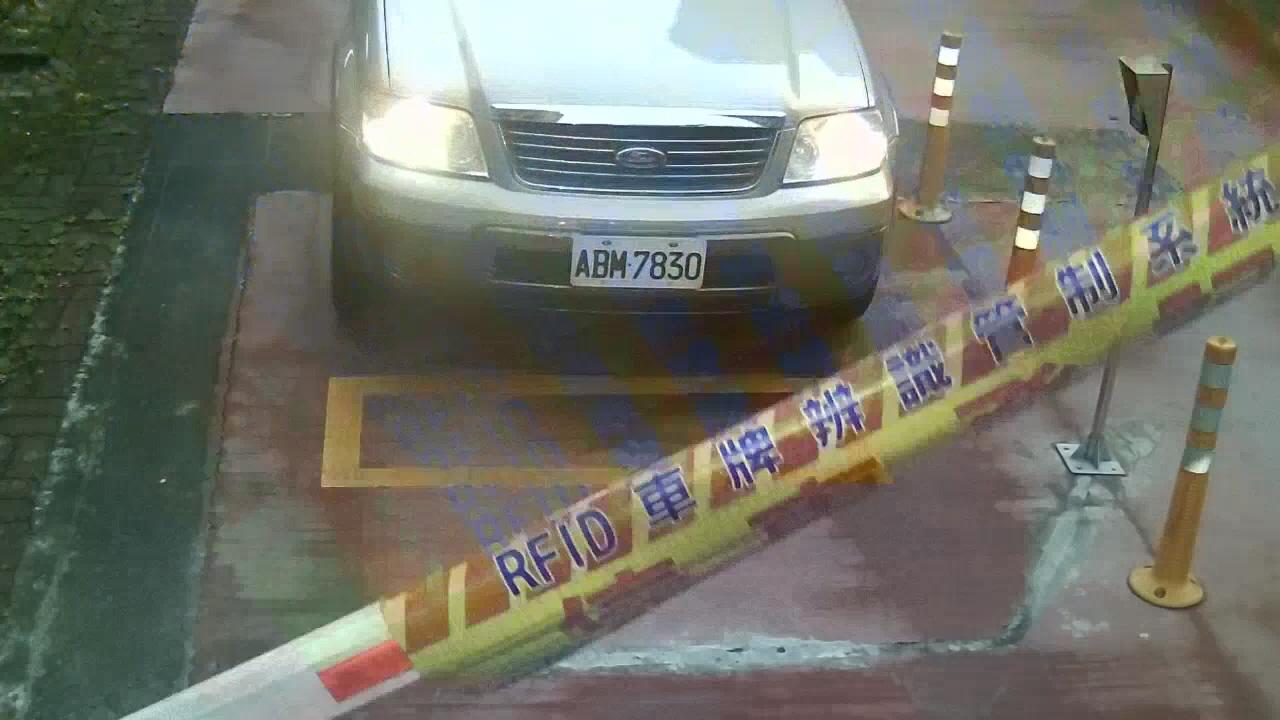
%> input picture test_data/018.jpg, 1280 x 720 px
$ octave main.m   (GNU Octave 9; MATLAB toolbox functions it lacks are replaced by stand-ins)
%> lines starting %> are read from the running program, lines starting %| are printed output that depends on the picture; in (x1, y1, x2, y2) boxes, pixels count from 0 and x2, y2 are one past the last pixel; in counts of white or black regions, pixels touching at a corner belong together; the program's own positions count from 1
% f_out = fopen('output999.txt','w');
abc = imread('018.jpg');
%> abc is the input picture: size 720x1280x3 uint8; mean R, G, B 113.4, 115.4, 105.4
figure(1),subplot(3,3,2),imshow(abc);
title('原圖');
a=0;
abc=rgb2gray(abc);
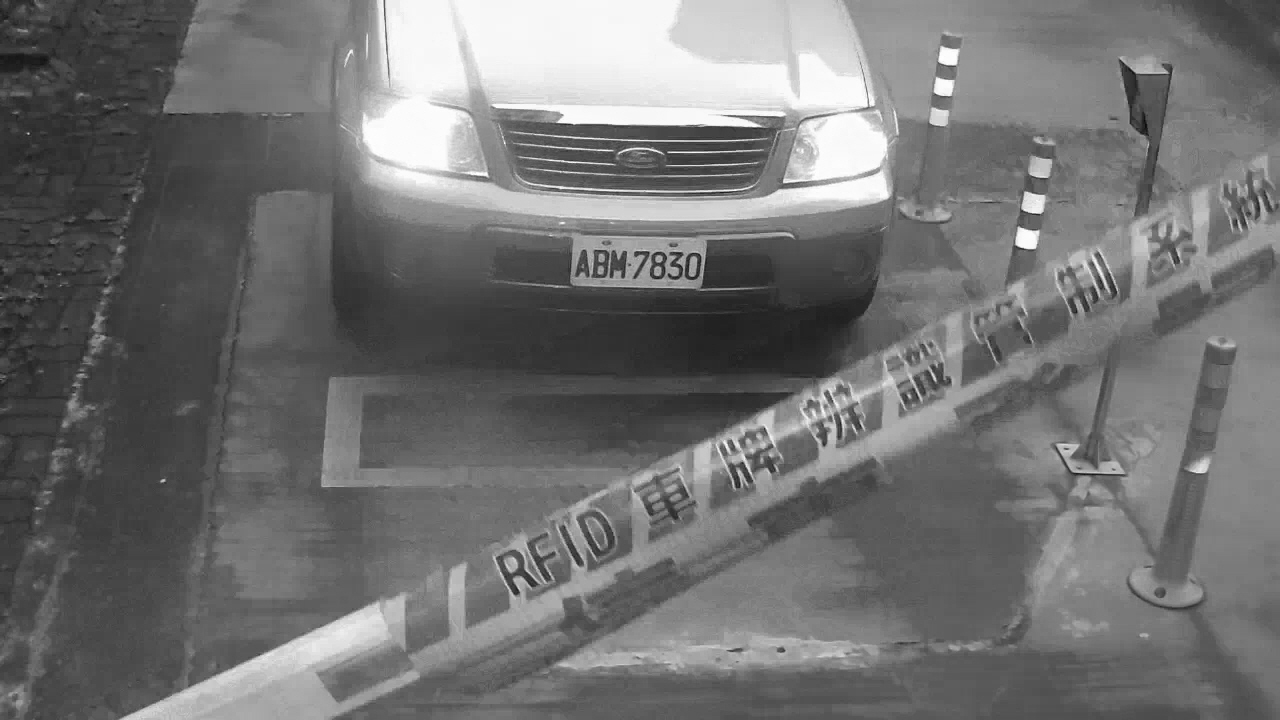
%> abc: size 720x1280 uint8; min 9, max 255, mean 113.7
I=abc(184:300,480:767);
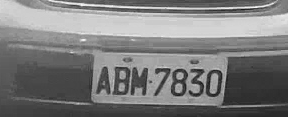
%> I: size 117x288 uint8; min 24, max 248, mean 124.2
cut = [184 300 480 767];
thresh = graythresh(I);    %二值化
%> thresh = 0.49
bw0=im2bw(I,thresh);
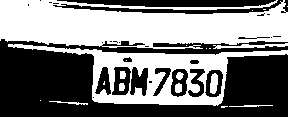
%> bw0: size 117x288 logical; 48.4% white; 20 white regions (10 under 20 px), largest, box (x1, y1, x2, y2) and area: (0, 0, 288, 49) 10504, (8, 44, 288, 106) 5127, (213, 43, 288, 49) 202
bw1=medfilt2(bw0);     %中值濾波
%> bw1: size 117x288 logical; 48.4% white; 15 white regions (5 under 20 px), largest, box (x1, y1, x2, y2) and area: (0, 0, 288, 49) 10736, (8, 44, 288, 106) 5122, (210, 73, 218, 94) 133

figure(1),subplot(3,3,4),imshow(bw1);
title('二值化');
bw2=double(bw1);

grd=edge(bw1,'prewitt');
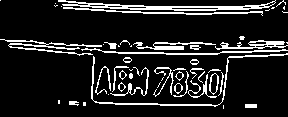
%> grd: size 117x288 logical; 13.1% white in thin lines or dots
figure(1),subplot(3,3,5),imshow(grd);
title('prewitt邊緣偵測');


bg1=imclose(grd,strel('rectangle',[5,19]));
%> bg1: size 117x288 logical; 29.3% white; 4 white regions (1 under 20 px), largest, box (x1, y1, x2, y2) and area: (0, 36, 288, 109) 7910, (54, 0, 288, 16) 1911, (245, 104, 257, 108) 48
figure(1),subplot(3,3,6),imshow(bg1);
title('關閉');
bg3=imopen(bg1,strel('rectangle',[5,19]));
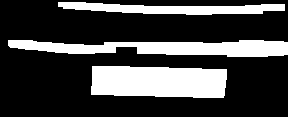
%> bg3: size 117x288 logical; 26.5% white; 3 white regions
figure(1),subplot(3,3,7),imshow(bg3);
title('開啟');


% bg2=imopen(bg3,strel('rectangle',[19,1]));
% figure(5),imshow(bg2);
% figure(987),imshow(abc),impixelinfo

[L,num]=bwlabel(bg3,8);
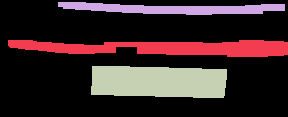
%> L: size 117x288 double; 4 distinct labels, from 0 to 3; one colour per label, 0 black
%> num = 3
Feastats=regionprops(L,'basic');
%> Feastats = 3 regions; box (x1, y1, x2, y2), Area and Centroid: (91, 66, 227, 98) 3933 [159.3 82.4], (8, 40, 288, 57) 3199 [165.8 48.5], (58, 2, 285, 15) 1804 [174.1 9.3]
Area=[Feastats.Area];
%> Area = [3199 1804 3933]
BoundingBox=[Feastats.BoundingBox];
%> BoundingBox = [8.5 40.5 280 17 58.5 2.5 227 13 91.5 66.5 136 32]

RGB=label2rgb(L,'spring','k','shuffle');
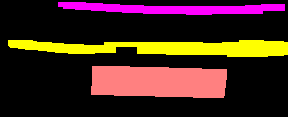
%> RGB: size 117x288x3 uint8; mean R, G, B 67.6, 39.1, 28.6
% figure(6),imshow(RGB),impixelinfo;

count = numel(Feastats);
%> count = 3

for i=1:count
    if 2000<Feastats(i).Area && Feastats(i).Area<6000
        Feastats(i).BoundingBox;
%> (the run ends here)

$ run again, with test_data/001.jpg copied over test_data/018.jpg
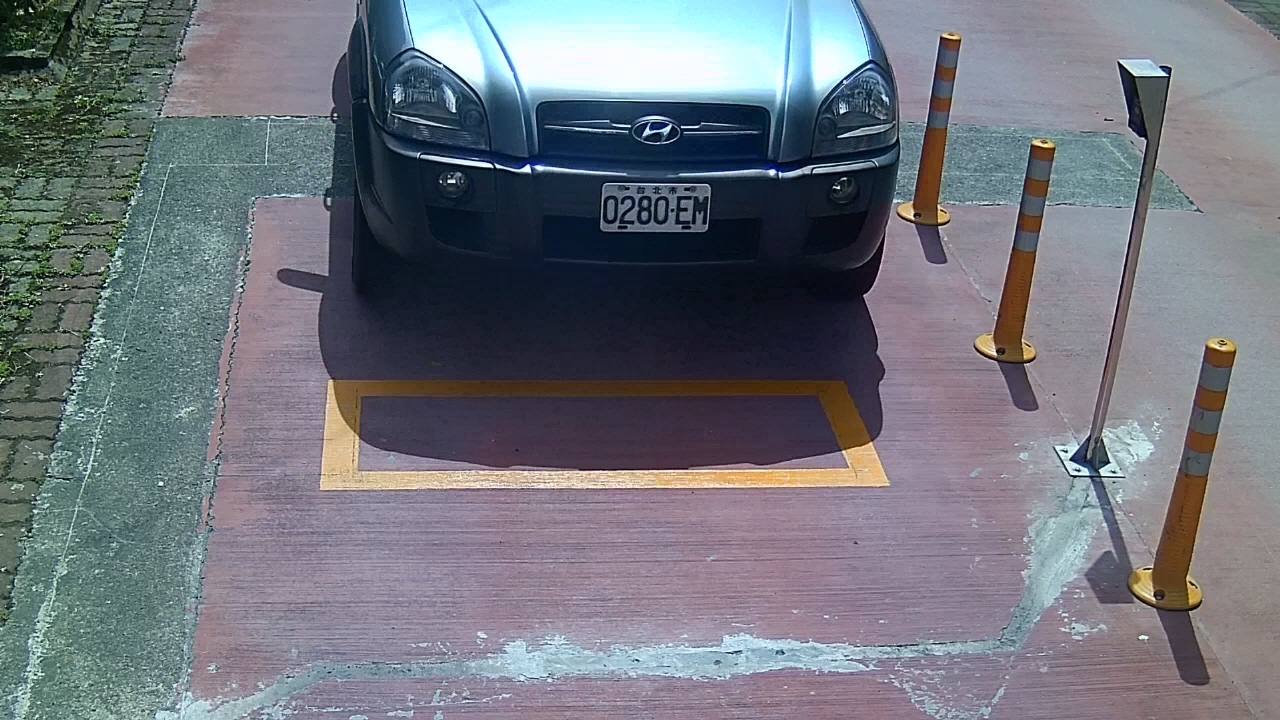
%> input picture test_data/001.jpg, 1280 x 720 px
%> abc is the input picture: size 720x1280x3 uint8; mean R, G, B 112.4, 116.5, 124.4
%> abc: size 720x1280 uint8
%> thresh = 0.263
%> `bw0=im2bw(I,thresh);`:
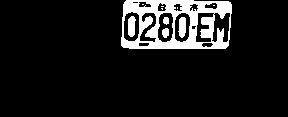
%> bw0: size 117x288 logical; 10.2% white; 10 white regions (5 under 20 px), largest, box (x1, y1, x2, y2) and area: (121, 0, 232, 49) 3070, (128, 16, 136, 37) 136, (178, 17, 186, 38) 133, (162, 28, 169, 38) 57, (163, 17, 169, 25) 39
%> bw1: size 117x288 logical; 10.2% white; 7 white regions (1 under 20 px), largest, box (x1, y1, x2, y2) and area: (121, 0, 232, 49) 3066, (128, 16, 136, 37) 136, (179, 17, 186, 38) 132, (162, 28, 169, 38) 56, (163, 17, 169, 24) 36, (229, 17, 231, 28) 22
%> grd: size 117x288 logical; 4.8% white in thin lines or dots, all inside (x1, y1, x2, y2) = (120, 0, 233, 50)
%> bg1: size 117x288 logical; 14.9% white; 1 white region, box (x1, y1, x2, y2) and area: (120, 0, 233, 50) 5025
%> bg3: size 117x288 logical; 14.6% white; 1 white region, box (x1, y1, x2, y2) and area: (120, 0, 233, 50) 4918
%> L: size 117x288 double; values 0 (black) and 1 (white), 14.6% white; 1 white region
%> num = 1
%> Feastats = 1 region; box (x1, y1, x2, y2), Area and Centroid: (120, 0, 233, 50) 4918 [177.2 24.6]
%> Area = 4918
%> BoundingBox = [120.5 0.5 113 50]
%> count = 1
%> the loop `for i=1:count` made 1 pass
%> RGB777: size 51x114 logical; 39.8% white; 16 white regions (2 under 20 px), largest, box (x1, y1, x2, y2) and area: (0, 0, 114, 51) 557, (92, 13, 110, 42) 313, (38, 13, 53, 42) 270
%> `[RGB9,total]=bwlabel(RGB777,4);`:
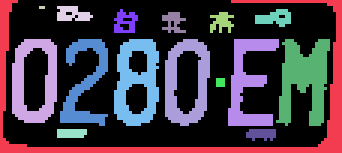
%> RGB9: size 51x114 double (shown 3 times larger); 17 distinct labels, from 0 to 16; one colour per label, 0 black
%> total = 16
%> the loop `for i=1:total` made 16 passes

$ run again, with test_data/002.jpg copied over test_data/018.jpg
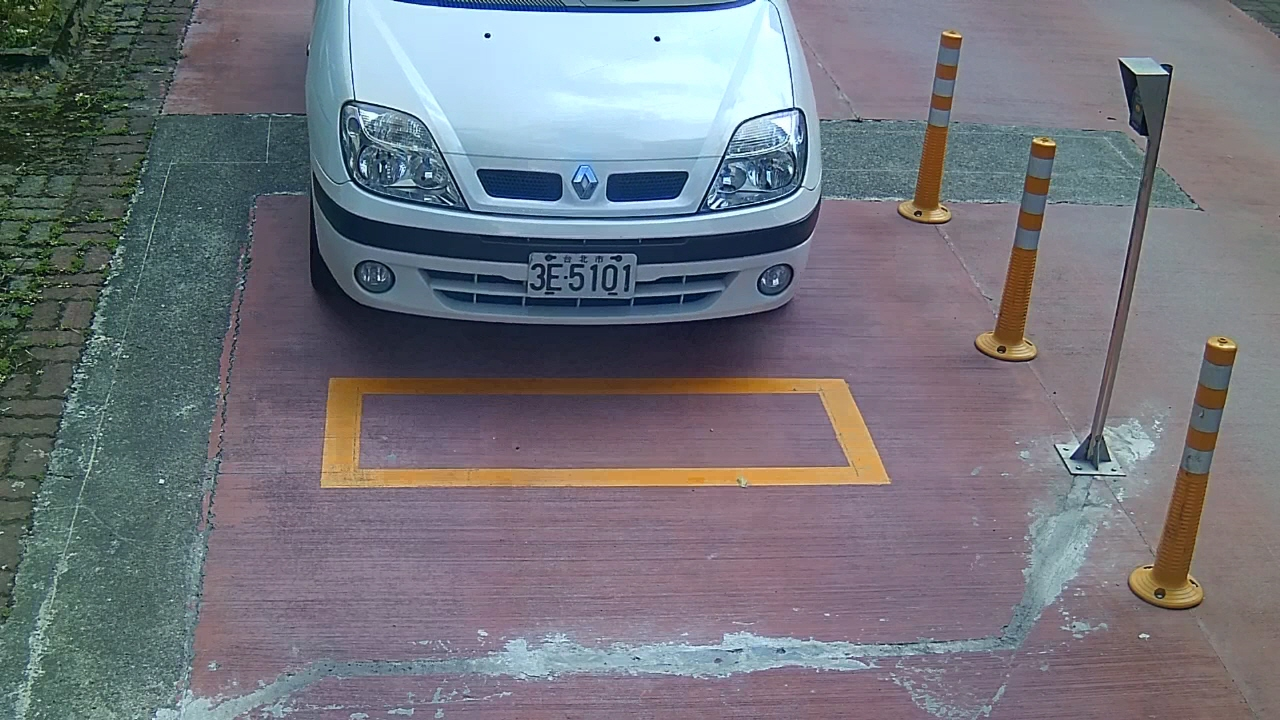
%> input picture test_data/002.jpg, 1280 x 720 px
%> abc is the input picture: size 720x1280x3 uint8; mean R, G, B 115.2, 117.2, 124.9
%> abc: size 720x1280 uint8
%> thresh = 0.373
%> bw0: size 117x288 logical; 53.3% white; 40 black regions (17 under 20 px), largest, box (x1, y1, x2, y2) and area: (0, 45, 288, 111) 7184, (0, 0, 288, 37) 1609, (155, 87, 263, 111) 1365
%> bw1: size 117x288 logical; 53.2% white; 22 black regions (6 under 20 px), largest, box (x1, y1, x2, y2) and area: (0, 44, 288, 84) 6583, (0, 0, 288, 37) 1715, (155, 88, 262, 111) 1360
%> grd: size 117x288 logical; 14.6% white in thin lines or dots
%> bg1: size 117x288 logical; 32.3% white; 10 white regions (4 under 20 px), largest, box (x1, y1, x2, y2) and area: (0, 69, 288, 117) 6307, (0, 0, 288, 38) 2926, (10, 0, 129, 19) 844, (0, 44, 288, 57) 540, (130, 0, 207, 20) 141, (277, 89, 288, 110) 88
%> bg3: size 117x288 logical; 26.5% white; 4 white regions
%> `[L,num]=bwlabel(bg3,8);`:
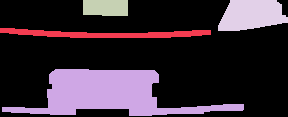
%> L: size 117x288 double; 5 distinct labels, from 0 to 4; one colour per label, 0 black
%> num = 4
%> Feastats = 4 regions; box (x1, y1, x2, y2), Area and Centroid: (2, 69, 244, 116) 5396 [109.7 94.6], (218, 0, 288, 31) 1685 [252.3 15.7], (0, 28, 211, 38) 1163 [106.1 34.6], (83, 0, 128, 16) 701 [106.4 8.3]
%> Area = [1163 5396 701 1685]
%> BoundingBox = [0.5 28.5 211 10 2.5 69.5 242 47 83.5 0.5 45 16 218.5 0.5 70 31]
%> count = 4
%> the loop `for i=1:count` made 4 passes
%> RGB777: size 48x243 logical; 39.6% white; 27 white regions (5 under 20 px), largest, box (x1, y1, x2, y2) and area: (56, 0, 243, 13) 1016, (0, 0, 52, 13) 507, (0, 23, 47, 41) 369
%> `[RGB9,total]=bwlabel(RGB777,4);`:
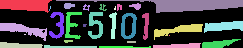
%> RGB9: size 48x243 double; 30 distinct labels, from 0 to 29; one colour per label, 0 black
%> total = 29
%> the loop `for i=1:total` made 29 passes

$ run again, with test_data/003.jpg copied over test_data/018.jpg
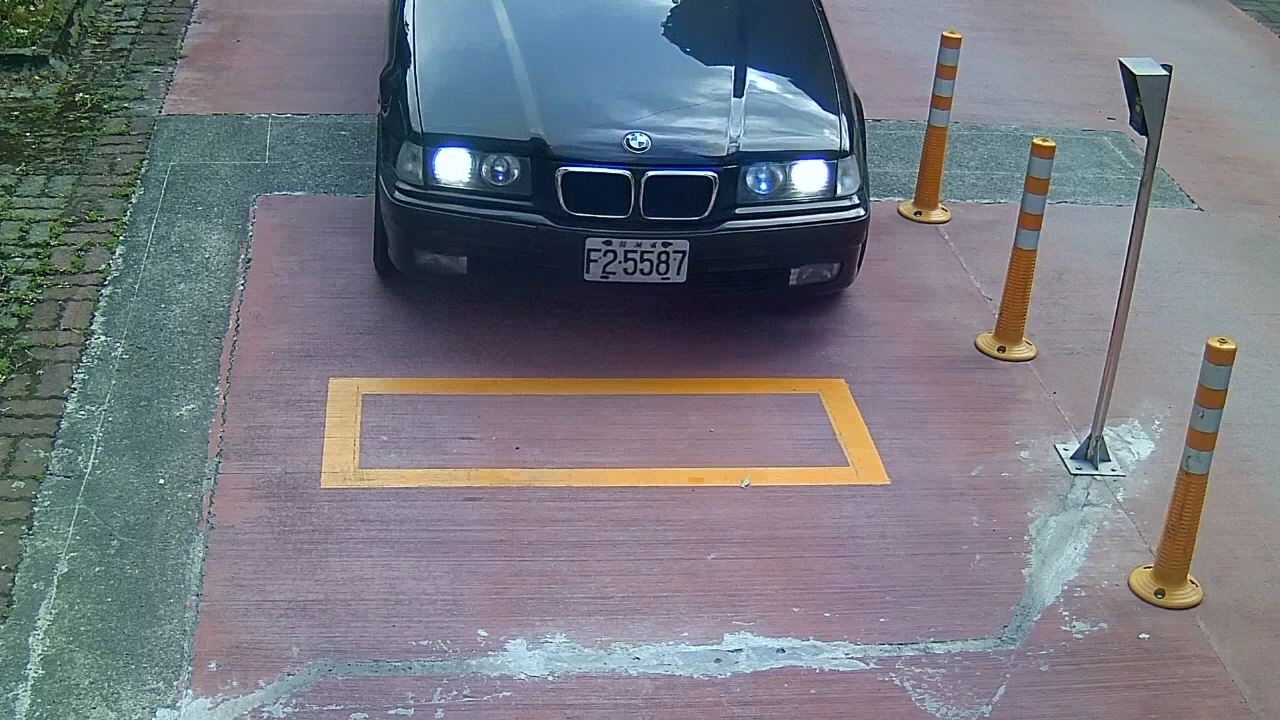
%> input picture test_data/003.jpg, 1280 x 720 px
%> abc is the input picture: size 720x1280x3 uint8; mean R, G, B 118.4, 121, 128.7
%> abc: size 720x1280 uint8
%> thresh = 0.275
%> bw0: size 117x288 logical; 15.5% white; 23 white regions (9 under 20 px), largest, box (x1, y1, x2, y2) and area: (105, 55, 210, 99) 2887, (0, 26, 201, 50) 538, (161, 0, 240, 37) 313
%> bw1: size 117x288 logical; 14.6% white; 29 white regions (12 under 20 px), largest, box (x1, y1, x2, y2) and area: (105, 55, 210, 99) 2908, (0, 26, 79, 44) 383, (237, 36, 288, 46) 302
%> grd: size 117x288 logical; 9.4% white in thin lines or dots, all inside (x1, y1, x2, y2) = (0, 0, 288, 100)
%> bg1: size 117x288 logical; 22.6% white; 8 white regions, largest, box (x1, y1, x2, y2) and area: (103, 45, 211, 100) 4589, (77, 0, 166, 36) 799, (0, 25, 79, 44) 621
%> bg3: size 117x288 logical; 16.9% white; 5 white regions
%> L: size 117x288 double; 6 distinct labels, from 0 to 5
%> num = 5
%> Feastats = 5 regions; box (x1, y1, x2, y2), Area and Centroid: (104, 54, 211, 100) 4371 [158.5 77.1], (0, 26, 70, 42) 531 [39 34.2], (239, 37, 284, 50) 497 [261.6 44.4], (258, 23, 288, 30) 199 [273.9 27.1], (0, 0, 27, 3) 81 [14 2]
%> Area = [81 531 4371 497 199]
%> BoundingBox = 20 values, max 258.5 at index 17, min 0.5 at index 1, mean 55.5
%> count = 5
%> the loop `for i=1:count` made 5 passes
%> RGB777: size 47x108 logical; 39.7% white; 17 white regions (3 under 20 px), largest, box (x1, y1, x2, y2) and area: (0, 0, 108, 47) 732, (73, 13, 87, 39) 204, (40, 13, 55, 38) 186
%> `[RGB9,total]=bwlabel(RGB777,4);`:
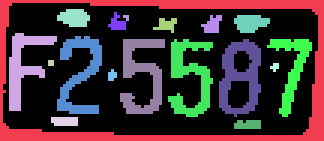
%> RGB9: size 47x108 double (shown 3 times larger); 19 distinct labels, from 0 to 18; one colour per label, 0 black
%> total = 18
%> the loop `for i=1:total` made 18 passes
